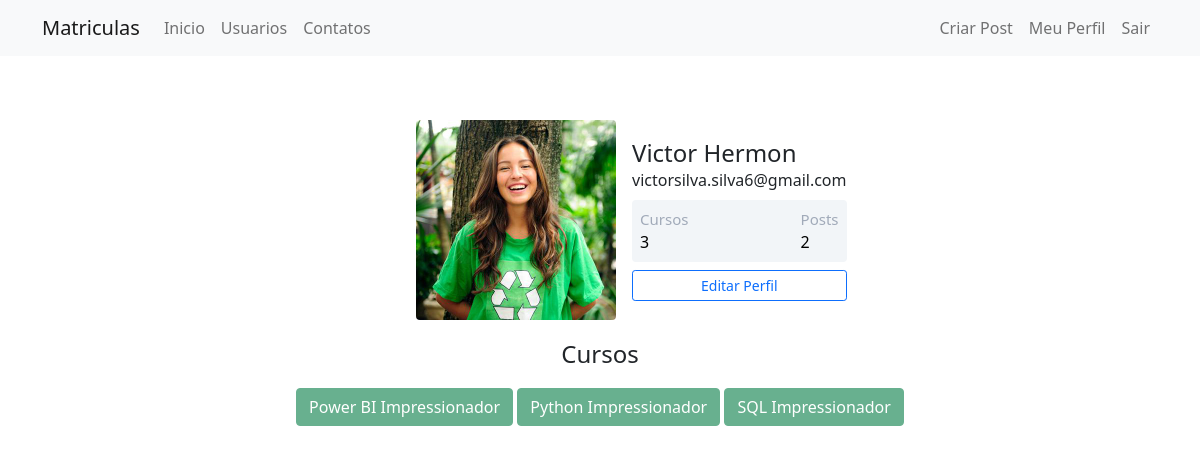
The page /perfil (signed in) on the database its author committed.
### matriculas/models.py (models this page shows)
class Usuario(database.Model, UserMixin):
    id = database.Column(database.Integer, primary_key=True)
    username = database.Column(database.String, nullable=False)
    email = database.Column(database.String, nullable=False, unique=True)
    senha = database.Column(database.String, nullable=False)
    foto_perfil = database.Column(database.String, default='default.jpg')
    post = database.relationship('Post', backref='autor', lazy=True)
    cursos = database.Column(database.String, nullable=False, default='Não informado')
    def contar_post(self):
        return len(self.post)

### matriculas/routes.py (the view)
@app.route('/perfil')
@login_required
def perfil():
    foto_perfil = url_for('static', filename=f'fotos_perfil/{current_user.foto_perfil}')
    return render_template('perfil.html', foto_perfil=foto_perfil)

### matriculas/models.py (called while the page is built)
@login_manager.user_loader
def load_usuario(id_usuario):
    return Usuario.query.get(int(id_usuario))

### matriculas/templates/perfil.html (shortened to what this page needs)
{% extends 'base.html' %}
{% block body %}
    <div class="container mt-5 d-flex justify-content-center">
        <div class="card p-3">
            <div class="d-flex align-items-center">
                <div class="image me-3">
                    <img src="{{ foto_perfil }}" class="rounded" width="200">
                </div>
                <div class="ml-3 w-100">
                    <h4 class="mb-0 mt-0">{{ current_user.username }}</h4>
                    <span>{{ current_user.email }}</span>
                    <div class="p-2 mt-2 bg-primary d-flex justify-content-between rounded text-white stats">
                        <div class="d-flex flex-column">
                            <span class="articles">Cursos</span>
                            {% if 'Não informado' in current_user.cursos or current_user.cursos == '' %}
                                <span class="number1">0</span>
                            {% else %}
                                <span class="number1">{{ current_user.cursos.count(';') + 1 }}</span>
                            {% endif %}
                        </div>
                        <div class="d-flex flex-column">
                            <span class="rating">Posts</span>
                            <span class="number3">{{ current_user.contar_post() }}</span>
                        </div>
                    </div>
                    <div class="button mt-2 d-flex flex-row align-items-center">
                        <a class="w-100" href="{{ url_for('editar_perfil') }}">
                            <button class="btn btn-sm btn-outline-primary w-100">Editar Perfil</button>
                        </a>
                    </div>
                </div>
            </div>
        </div>
    </div>
    <div class="row justify-content-center">
        <div class="col" style="text-align: center">
            <legend>Cursos</legend><br>
            {% if current_user.cursos %}
                {% for curso in current_user.cursos.split(';') %}
                    <button type="button" class="btn btn-success mt-2" disabled>{{ curso }}</button>
                {% endfor %}
            {% endif %}
        </div>
    </div>
{% endblock %}

### matriculas/static/main.css (style rules this page uses)
.card { width: 400px; border: none; border-radius: 10px; background-color: #fff }
.stats { background: #f2f5f8 !important; color: #000 !important }
.articles { font-size: 15px; color: #a1aab9 }
.number1 { font-weight: 500 }
.rating { font-size: 15px; color: #a1aab9 }
.number3 { font-weight: 500 }

### rows shown on the page
Usuario: username "Victor Hermon", email "victorsilva.silva6@gmail.com", cursos "3"

### other values the page prints
{{ current_user.contar_post() }} "2"
{{ curso }} "Power BI Impressionador" "Python Impressionador" "SQL Impressionador"
